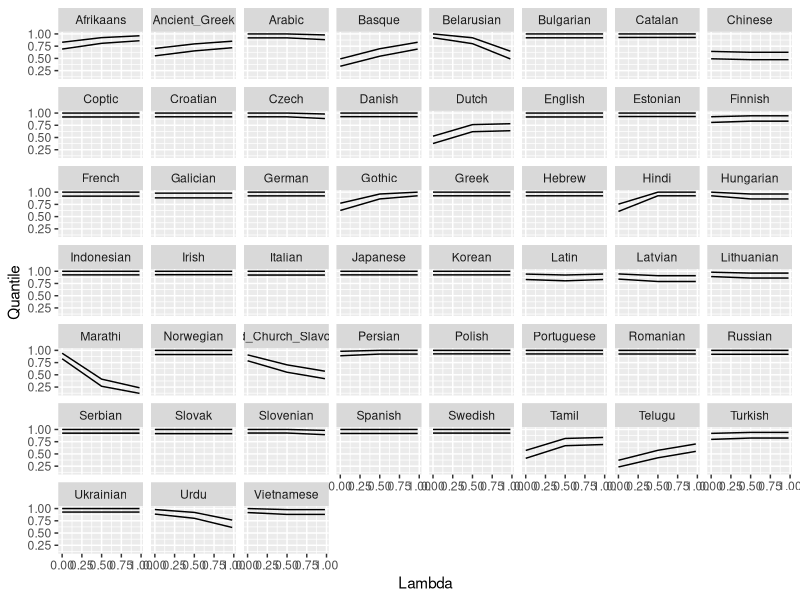

Recreate this plot in R.
data = read.csv("optimality-by-lambda.tsv", sep="\t")

library(tidyr)
library(dplyr)
library(ggplot2)

plot = ggplot(data, aes(x=Lambda, y=Quantile)) + geom_line() + facet_wrap(~Language)

cBound = c()
pValue = c()
for(i in (1:nrow(data))) {
   quantile = data$Quantile[[i]]
   samples = data$Samples[[i]]
   test = binom.test(round(quantile*samples), round(samples), alternative="greater", conf.level=1-0.05/3)
   ci = test$conf.int[[1]]
   cBound = c(cBound, ci)
   pValue = c(pValue, test$p.value*3)
}
data$LowerBound = cBound
data$pValue = pValue


plot = ggplot(data, aes(x=Lambda, y=Quantile)) + geom_line() + geom_line(aes(x=Lambda,y=LowerBound)) + facet_wrap(~Language)


lambdas = c(0.0, 0.5, 0.98)
plot = ggplot(data %>% filter(Lambda %in% lambdas), aes(x=Lambda, y=Quantile)) + geom_line() + geom_line(aes(x=Lambda,y=LowerBound)) + facet_wrap(~Language)


data_ = data %>% filter(Lambda %in% lambdas)
